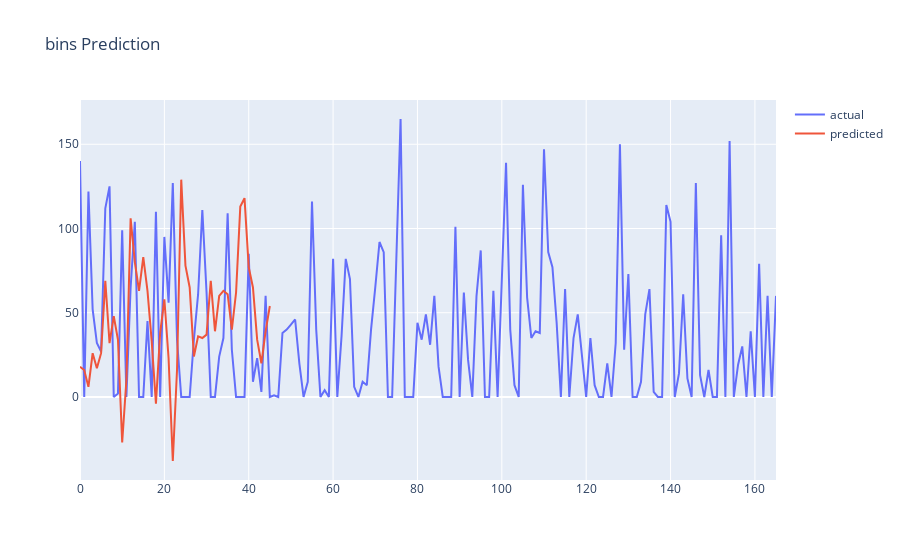

The notebook cell saved with this chart:
### Markdown cell above
#### Plot of the bins required(prediction) vs actual bins required

### Code cell
from chart_studio import plotly as py
import plotly.offline as pyoff
import plotly.graph_objs as go

plot_data = [
    go.Scatter(
        x=np.arange(0, len(train_df['Numero_Bidoni_in_Economia_Domestica']), 1),
        y=train_df['Numero_Bidoni_in_Economia_Domestica'],
        name='actual'
#         name='actual'
    ),
        go.Scatter(
        x=np.arange(0, len(df_result['pred_value']), 1),
        y=df_result['pred_value'],
        name='predicted'
    )
    
]
plot_layout = go.Layout(
        title='bins Prediction'
    )
fig = go.Figure(data=plot_data, layout=plot_layout)
pyoff.iplot(fig)

### Figure 1 — Plotly figure (JSON) as saved in the notebook; plotly's stock layout.template omitted (floating-point values rounded to 4 significant figures; data arrays with more than 128 entries replaced by an {"elided": "..."} marker saying what was removed)
{"data": [{"name": "actual", "type": "scatter", "x": {"elided": "166 int values"}, "y": {"elided": "166 int values"}}, {"name": "predicted", "type": "scatter", "x": [0, 1, 2, 3, 4, 5, 6, 7, 8, 9, 10, 11, 12, 13, 14, 15, 16, 17, 18, 19, 20, 21, 22, 23, 24, 25, 26, 27, 28, 29, 30, 31, 32, 33, 34, 35, 36, 37, 38, 39, 40, 41, 42, 43, 44, 45], "y": [18, 16, 6, 26, 17, 26, 69, 32, 48, 34, -27, 10, 106, 80, 63, 83, 63, 33, -4, 38, 58, 23, -38, 16, 129, 78, 65, 24, 36, 35, 37, 69, 39, 60, 63, 61, 40, 62, 113, 118, 77, 65, 34, 20, 39, 54]}], "layout": {"title": {"text": "bins Prediction"}}}
